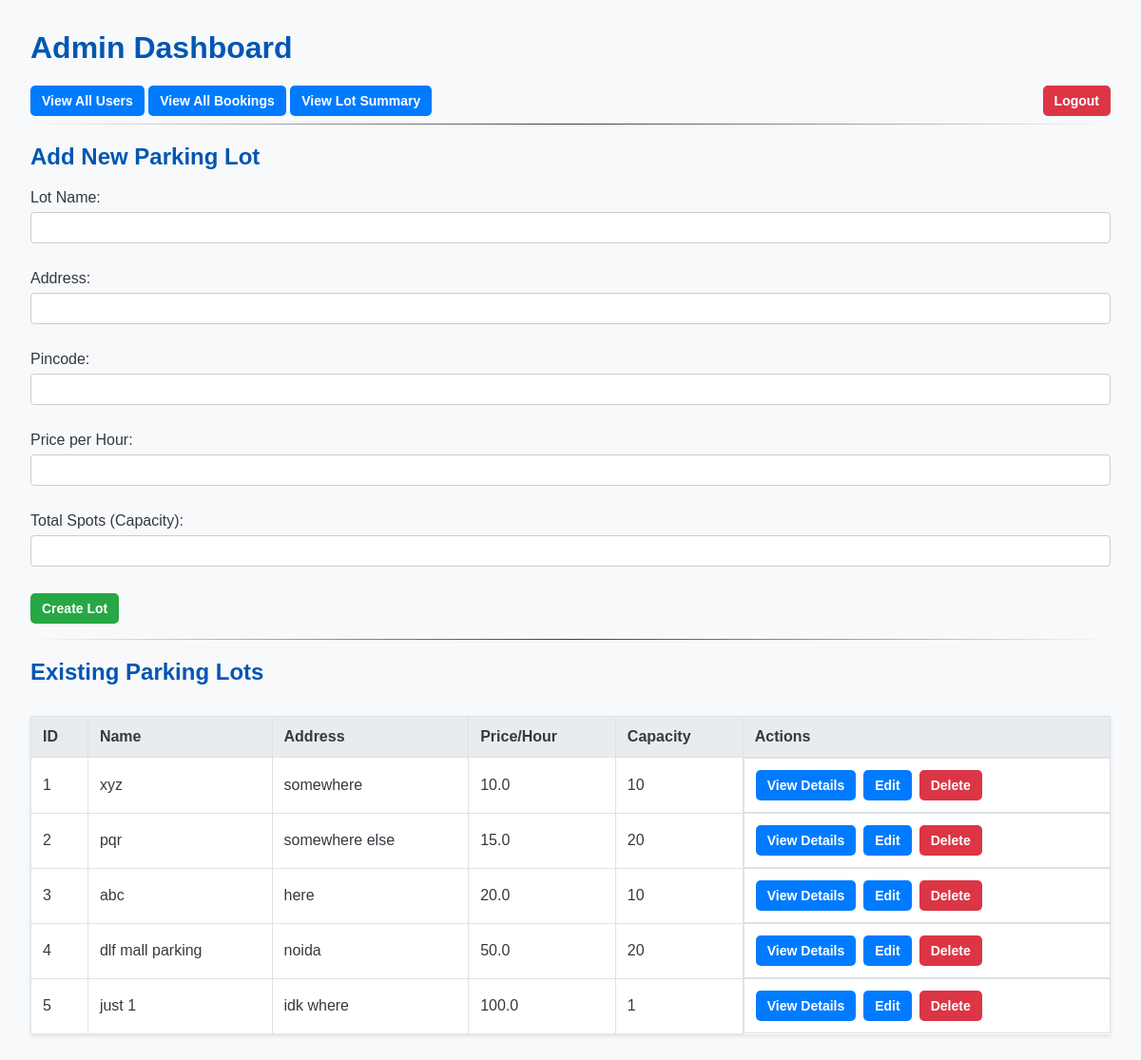
The page /admin/dashboard (signed in) on the database its author committed.
### models/models.py (models this page shows)
class ParkingLot(db.Model):
    __tablename__ = 'parking_lots'
    id = db.Column(db.Integer, primary_key=True)
    name = db.Column(db.String(100), nullable=False)
    address = db.Column(db.String(200), nullable=False)
    pincode = db.Column(db.String(10), nullable=False)
    price_per_hour = db.Column(db.Float, nullable=False)
    capacity = db.Column(db.Integer, nullable=False)
    spots = db.relationship('ParkingSpot', backref='parking_lot', lazy=True, cascade="all, delete-orphan")

### app.py (the view, shortened to what this page needs)
@app.route('/admin/dashboard', methods=['GET', 'POST'])
def admin_dashboard():
    if not session.get('is_admin'):
        flash("You must be an admin to access this page.", "error")
        return redirect(url_for('login'))
    all_lots = ParkingLot.query.all()
    return render_template('admin_dashboard.html', lots=all_lots)

### templates/admin_dashboard.html (shortened to what this page needs)
<!DOCTYPE html>
<html lang="en">
<head>
    <link rel="stylesheet" href="{{ url_for('static', filename='css/styles.css') }}">
</head>
<body>
    <h1>Admin Dashboard</h1>
    <div>
        <a href="{{ url_for('view_users') }}" class="btn btn-primary">View All Users</a>
        <a href="{{ url_for('admin_all_bookings') }}" class="btn btn-primary">View All Bookings</a>
        <a href="{{ url_for('admin_charts') }}" class="btn btn-primary">View Lot Summary</a>
        <a href="{{ url_for('logout') }}" class="btn btn-danger" style="float: right;">Logout</a>
    </div>
    <hr>
    <h2>Add New Parking Lot</h2>
    <form method="POST">
        <p><label>Lot Name: <input type="text" name="name" required></label></p>
        <p><label>Address: <input type="text" name="address" required></label></p>
        <p><label>Pincode: <input type="text" name="pincode" required></label></p>
        <p><label>Price per Hour: <input type="number" name="price_per_hour" step="0.01" required></label></p>
        <p><label>Total Spots (Capacity): <input type="number" name="capacity" required></label></p>
        <p><button type="submit" class="btn btn-success">Create Lot</button></p>
    </form>
    <hr>
    <h2>Existing Parking Lots</h2>
    <table>
        <thead>
            <tr>
                <th>ID</th>
                <th>Name</th>
                <th>Address</th>
                <th>Price/Hour</th>
                <th>Capacity</th>
                <th>Actions</th>
            </tr>
        </thead>
        <tbody>
            {% for lot in lots %}
            <tr>
                <td>{{ lot.id }}</td>
                <td>{{ lot.name }}</td>
                <td>{{ lot.address }}</td>
                <td>{{ lot.price_per_hour }}</td>
                <td>{{ lot.capacity }}</td>
                <td class="actions">
                    <a href="{{ url_for('view_lot_details', lot_id=lot.id) }}" class="btn btn-primary">View Details</a>
                    <a href="{{ url_for('edit_lot', lot_id=lot.id) }}" class="btn btn-primary">Edit</a>
                    <form action="{{ url_for('delete_lot', lot_id=lot.id) }}" method="POST" >
                        <button type="submit" class="btn btn-danger" onclick="return confirm('Are you sure you want to delete this lot?');">Delete</button>
                    </form>
                </td>
            </tr>
            {% else %}
            <tr>
                <td colspan="6">No parking lots found. Add one above!</td>
            </tr>
            {% endfor %}
        </tbody>
    </table>
</body>
</html>

### static/css/styles.css (style rules this page uses)
body { font-family: sans-serif; margin: 2em; background-color: #f8f9fa; color: #343a40; }
h1, h2 { color: #0056b3; }
hr { border: 0; height: 1px; background-image: linear-gradient(to right, rgba(0, 0, 0, 0), rgba(0, 0, 0, 0.75), rgba(0, 0, 0, 0)); }
table { width: 100%; border-collapse: collapse; margin-top: 2em; background-color: white; box-shadow: 0 2px 4px rgba(0,0,0,0.1); }
th, td { border: 1px solid #dee2e6; padding: 12px; text-align: left; }
th { background-color: #e9ecef; }
input[type="text"], input[type="number"], input[type="email"], input[type="password"] { width: 100%; padding: 8px; margin: 6px 0 12px 0; display: inline-block; border: 1px solid #ccc; border-radius: 4px; box-sizing: border-box; }
.btn { padding: 8px 12px; border-radius: 5px; border: none; cursor: pointer; font-weight: bold; color: white; text-decoration: none; font-size: 14px; display: inline-block; }
.btn-primary { background-color: #007bff; }
.btn-danger { background-color: #dc3545; }
.btn-success { background-color: #28a745; }
.actions { white-space: nowrap; display: flex; align-items: center; gap: 8px; }

### rows shown on the page
ParkingLot: id "1", name "xyz", address "somewhere", price_per_hour "10.0", capacity "10"
ParkingLot: id "2", name "pqr", address "somewhere else", price_per_hour "15.0", capacity "20"
ParkingLot: id "3", name "abc", address "here", price_per_hour "20.0", capacity "10"
ParkingLot: id "4", name "dlf mall parking", address "noida", price_per_hour "50.0", capacity "20"
ParkingLot: id "5", name "just 1", address "idk where", price_per_hour "100.0", capacity "1"
